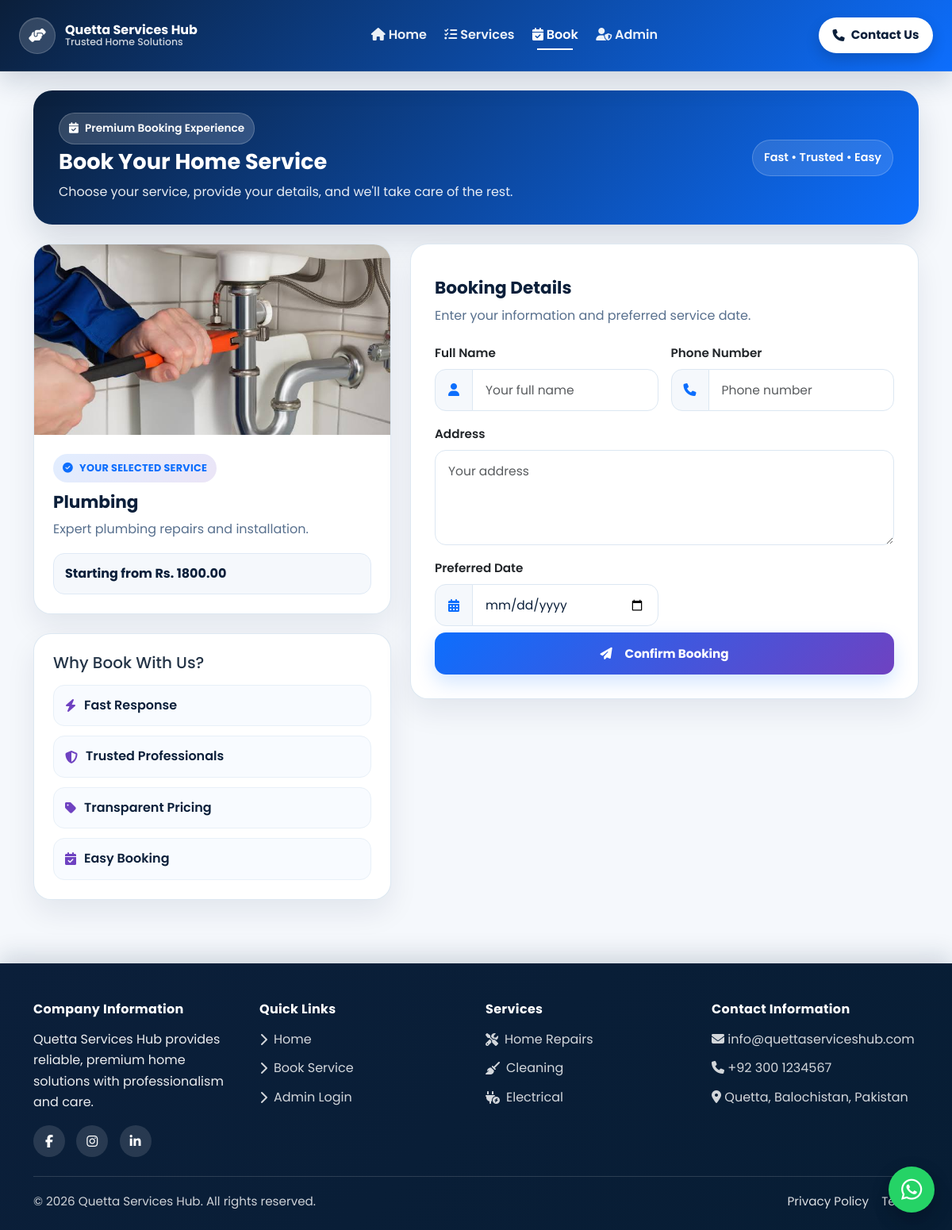
Screenshot of /book.php?service_id=2 with the database file from the repository.
### tables this page shows
CREATE TABLE `services` (
  `id` int(11) NOT NULL,
  `name` varchar(255) NOT NULL,
  `description` text NOT NULL,
  `price` decimal(10,2) NOT NULL,
  `image` varchar(255) NOT NULL
);

### book.php (the view, shortened to what this page needs)
<?php
$activePage = 'book';
include 'config.php';
function resolveServiceField(array $row, array $candidates) {
    foreach ($candidates as $candidate) {
        if (array_key_exists($candidate, $row) && $row[$candidate] !== null && $row[$candidate] !== '') {
            return $row[$candidate];
        }
    }
    return '';
}
function resolveImagePath($value) {
    $value = basename($value);
    return 'images/' . $value;
}
$service_id = isset($_GET['service_id']) ? (int)$_GET['service_id'] : 0;
$selectedService = null;
$selectedServiceName = '';
$selectedServicePrice = '';
$selectedServiceDescription = '';
$selectedServiceImage = 'https://via.placeholder.com/900x600?text=Quetta+Service';
$serviceKeyColumn = 'id';
$canBook = false;
if ($conn) {
    $tableCheck = $conn->query("SHOW TABLES LIKE 'services'");
    if ($tableCheck && $tableCheck->num_rows > 0) {
        $schemaResult = $conn->query('SHOW COLUMNS FROM services');
        $serviceColumns = [];
        if ($schemaResult) {
            while ($column = $schemaResult->fetch_assoc()) {
                $serviceColumns[] = strtolower((string)($column['Field'] ?? ''));
            }
        }
        foreach (['id', 'service_id'] as $candidate) {
            if (in_array($candidate, $serviceColumns, true)) {
                $serviceKeyColumn = $candidate;
                break;
            }
        }
    }
}
if ($service_id > 0 && $conn) {
    $stmt = $conn->prepare('SELECT * FROM services WHERE ' . $serviceKeyColumn . ' = ? LIMIT 1');
    $stmt->bind_param('i', $service_id);
    $stmt->execute();
    $result = $stmt->get_result();
    if ($result && $result->num_rows > 0) {
        $selectedService = $result->fetch_assoc();
        $selectedServiceName = (string)resolveServiceField($selectedService, ['name', 'service_name', 'title', 'service_title', 'service_type']);
        $selectedServicePrice = (string)resolveServiceField($selectedService, ['price', 'service_price', 'cost', 'amount']);
        $selectedServiceDescription = (string)resolveServiceField($selectedService, ['description', 'details', 'service_description', 'short_description', 'summary']);
        $selectedServiceImage = (string)resolveImagePath(resolveServiceField($selectedService, ['image', 'service_image', 'img', 'photo', 'thumbnail', 'service_photo']));
        $canBook = $service_id > 0 && $selectedServiceName !== '';
    } else {
        $message = 'Please select a valid service before booking.';
        $messageType = 'error';
    }
}
?>
<!DOCTYPE html>
<html lang="en">
<head>
    <link href="https://cdn.jsdelivr.net/npm/bootstrap@5.3.3/dist/css/bootstrap.min.css" rel="stylesheet">
    <link rel="stylesheet" href="https://cdnjs.cloudflare.com/ajax/libs/font-awesome/6.5.2/css/all.min.css">
    <link rel="stylesheet" href="assets/styles.css">
</head>
<body>
    <header>
    <nav class="navbar navbar-expand-lg navbar-dark navbar-custom" aria-label="Primary navigation">
        <div class="container-fluid px-3 px-lg-4">
            <a class="navbar-brand" href="index.php">
                <span class="brand-mark"><i class="fa-solid fa-hands-helping"></i></span>
                <span class="brand-text">
                    <span class="brand-name">Quetta Services Hub</span>
                    <span class="brand-tag">Trusted Home Solutions</span>
                </span>
            </a>
            <div class="collapse navbar-collapse" id="mainNavbar">
                <ul class="navbar-nav mx-auto mb-2 mb-lg-0">
                    <li class="nav-item"><a class="nav-link" href="index.php"><i class="fa-solid fa-house"></i> Home</a></li>
                    <li class="nav-item"><a class="nav-link" href="index.php"><i class="fa-solid fa-list-check"></i> Services</a></li>
                    <li class="nav-item"><a class="nav-link <?= $activePage === 'book' ? 'active' : '' ?>" href="book.php"><i class="fa-solid fa-calendar-check"></i> Book</a></li>
                    <li class="nav-item"><a class="nav-link" href="admin_login.php"><i class="fa-solid fa-user-shield"></i> Admin</a></li>
                </ul>
                <a class="btn btn-contact" href="book.php"><i class="fa-solid fa-phone"></i> Contact Us</a>
            </div>
        </div>
    </nav>
    </header>
    <main class="page-shell booking-page-shell">
        <div class="container">
            <div class="booking-hero">
                <div>
                    <div class="booking-chip"><i class="fa-solid fa-calendar-check"></i> Premium Booking Experience</div>
                    <h1>Book Your Home Service</h1>
                    <p>Choose your service, provide your details, and we'll take care of the rest.</p>
                </div>
                <div class="booking-hero__badge">Fast • Trusted • Easy</div>
            </div>
            <div class="row g-4 align-items-start">
                <div class="col-12 col-lg-5">
                    <div class="selected-service-card booking-side-card">
                        <?php if ($selectedService && $selectedServiceName !== '') : ?>
                            <img src="<?= htmlspecialchars($selectedServiceImage) ?>" alt="<?= htmlspecialchars($selectedServiceName) ?>" loading="lazy">
                            <div class="selected-service-card__body">
                                <div class="section-pill"><i class="fa-solid fa-check-circle"></i> Your Selected Service</div>
                                <h3><?= htmlspecialchars($selectedServiceName) ?></h3>
                                <p><?= htmlspecialchars($selectedServiceDescription !== '' ? $selectedServiceDescription : 'Professional service tailored to your needs.') ?></p>
                                <div class="selected-price">Starting from Rs. <?= htmlspecialchars($selectedServicePrice !== '' ? $selectedServicePrice : '0') ?></div>
                            </div>
                        <?php endif; ?>
                    </div>
                    <?php if ($selectedService && $selectedServiceName !== '') : ?>
                        <div class="booking-side-card mt-4 p-4">
                            <h3 class="h5 mb-3">Why Book With Us?</h3>
                            <div class="feature-list">
                                <div class="feature-item"><i class="fa-solid fa-bolt"></i><span>Fast Response</span></div>
                                <div class="feature-item"><i class="fa-solid fa-shield-halved"></i><span>Trusted Professionals</span></div>
                                <div class="feature-item"><i class="fa-solid fa-tag"></i><span>Transparent Pricing</span></div>
                                <div class="feature-item"><i class="fa-solid fa-calendar-check"></i><span>Easy Booking</span></div>
                            </div>
                        </div>
                    <?php endif; ?>
                </div>
                <div class="col-12 col-lg-7">
                    <?php if ($canBook) : ?>
                        <div class="booking-form-card">
                            <div class="booking-form-card__meta">
                                <h3>Booking Details</h3>
                                <p>Enter your information and preferred service date.</p>
                            </div>
                            <form method="post" class="needs-validation" novalidate>
                                <div class="row g-3">
                                    <div class="col-12 col-md-6">
                                        <label for="name" class="form-label fw-semibold text-dark">Full Name</label>
                                        <div class="input-group">
                                            <span class="input-group-text"><i class="fa-solid fa-user"></i></span>
                                            <input id="name" name="name" type="text" class="form-control" placeholder="Your full name" required>
                                        </div>
                                    </div>
                                    <div class="col-12 col-md-6">
                                        <label for="phone" class="form-label fw-semibold text-dark">Phone Number</label>
                                        <div class="input-group">
                                            <span class="input-group-text"><i class="fa-solid fa-phone"></i></span>
                                            <input id="phone" name="phone" type="tel" class="form-control" placeholder="Phone number" required>
                                        </div>
                                    </div>
                                    <div class="col-12">
                                        <label for="address" class="form-label fw-semibold text-dark">Address</label>
                                        <textarea id="address" name="address" class="form-control" placeholder="Your address" required></textarea>
                                    </div>
                                    <div class="col-12 col-md-6">
                                        <label for="date" class="form-label fw-semibold text-dark">Preferred Date</label>
                                        <div class="input-group">
                                            <span class="input-group-text"><i class="fa-solid fa-calendar-days"></i></span>
                                            <input id="date" name="date" type="date" class="form-control" required>
                                        </div>
                                    </div>
                                </div>
                                <button class="booking-submit" type="submit"><i class="fa-solid fa-paper-plane me-2"></i> Confirm Booking</button>
                            </form>
                        </div>
                    <?php endif; ?>
                </div>
            </div>
        </div>
    </main>
    <footer class="footer-premium" role="contentinfo">
        <div class="container">
            <div class="row g-4">
                <div class="col-12 col-md-6 col-lg-3">
                    <h5 class="footer-title">Company Information</h5>
                    <p class="mb-2">Quetta Services Hub provides reliable, premium home solutions with professionalism and care.</p>
                    <div class="social-links mt-3">
                        <a href="#" aria-label="Facebook"><i class="fa-brands fa-facebook-f"></i></a>
                        <a href="#" aria-label="Instagram"><i class="fa-brands fa-instagram"></i></a>
                        <a href="#" aria-label="LinkedIn"><i class="fa-brands fa-linkedin-in"></i></a>
                    </div>
                </div>
                <div class="col-12 col-md-6 col-lg-3">
                    <h5 class="footer-title">Quick Links</h5>
                    <div class="d-flex flex-column">
                        <a class="footer-link" href="index.php"><i class="fa-solid fa-chevron-right"></i> Home</a>
                        <a class="footer-link" href="book.php"><i class="fa-solid fa-chevron-right"></i> Book Service</a>
                        <a class="footer-link" href="admin_login.php"><i class="fa-solid fa-chevron-right"></i> Admin Login</a>
                    </div>
                </div>
                <div class="col-12 col-md-6 col-lg-3">
                    <h5 class="footer-title">Services</h5>
                    <div class="d-flex flex-column">
                        <a class="footer-link" href="index.php"><i class="fa-solid fa-screwdriver-wrench"></i> Home Repairs</a>
                        <a class="footer-link" href="index.php"><i class="fa-solid fa-broom"></i> Cleaning</a>
                        <a class="footer-link" href="index.php"><i class="fa-solid fa-plug-circle-bolt"></i> Electrical</a>
                    </div>
                </div>
                <div class="col-12 col-md-6 col-lg-3">
                    <h5 class="footer-title">Contact Information</h5>
                    <div class="footer-contact">
                        <p><i class="fa-solid fa-envelope"></i> info@quettaserviceshub.com</p>
                        <p><i class="fa-solid fa-phone"></i> +92 300 1234567</p>
                        <p><i class="fa-solid fa-location-dot"></i> Quetta, Balochistan, Pakistan</p>
                    </div>
                </div>
            </div>
            <div class="footer-bottom d-flex flex-column flex-md-row justify-content-between align-items-center gap-2">
                <span>© 2026 Quetta Services Hub. All rights reserved.</span>
                <div class="d-flex flex-wrap gap-3">
                    <a href="#">Privacy Policy</a>
                    <a href="#">Terms</a>
                </div>
            </div>
        </div>
    </footer>
    <a href="#" class="back-to-top" aria-label="Back to top"><i class="fa-solid fa-arrow-up" aria-hidden="true"></i></a>
<a href="https://wa.me/923001234567"
   class="whatsapp-button"
   target="_blank"
   rel="noopener noreferrer"
   aria-label="Chat with us on WhatsApp">
    <i class="fa-brands fa-whatsapp"></i>
</a>
</body>
</html>

### book.php (style rules this page uses)
body { background: #f5f8fc; }
.booking-page-shell { padding: 24px 0 40px; }
.booking-hero { background: linear-gradient(135deg, #0B1F3A 0%, #0D6EFD 100%); border-radius: 24px; padding: 28px 32px; color: #ffffff; display: flex; justify-content: space-between; align-items: center; gap: 16px; margin-bottom: 24px; box-shadow: 0 18px 40px rgba(11, 31, 58, 0.14); }
.booking-hero h1 { margin: 6px 0 8px; font-size: clamp(1.7rem, 2.2vw, 2.3rem); font-weight: 700; }
.booking-hero p { margin: 0; color: rgba(255,255,255,0.9); max-width: 700px; }
.booking-chip { display: inline-flex; align-items: center; gap: 8px; background: rgba(255,255,255,0.16); color: #ffffff; border: 1px solid rgba(255,255,255,0.2); border-radius: 999px; padding: 8px 12px; font-size: 0.85rem; font-weight: 600; }
.booking-hero__badge { background: rgba(255,255,255,0.12); border: 1px solid rgba(255,255,255,0.2); border-radius: 999px; padding: 10px 14px; font-size: 0.9rem; font-weight: 600; white-space: nowrap; }
.booking-side-card, .booking-form-card { background: #ffffff; border-radius: 22px; box-shadow: 0 16px 36px rgba(11, 31, 58, 0.08); border: 1px solid rgba(220, 231, 242, 0.95); }
.selected-service-card { overflow: hidden; }
.selected-service-card img { width: 100%; height: 240px; object-fit: cover; display: block; }
.selected-service-card__body { padding: 24px; }
.section-pill { display: inline-flex; align-items: center; gap: 8px; background: linear-gradient(135deg, rgba(13,110,253,0.12), rgba(111,66,193,0.14)); color: #0D6EFD; border-radius: 999px; padding: 7px 12px; font-size: 0.8rem; font-weight: 700; letter-spacing: 0.02em; text-transform: uppercase; }
.selected-service-card h3, .booking-form-card h3 { margin: 12px 0 8px; color: #0B1F3A; font-size: 1.35rem; font-weight: 700; }
.selected-service-card p, .booking-form-card p { color: #58708e; margin-bottom: 0; line-height: 1.7; }
.selected-price { margin-top: 16px; padding: 12px 14px; border-radius: 14px; background: #f5f8fc; color: #0B1F3A; font-weight: 700; border: 1px solid #dfe9f5; }
.feature-list { display: grid; gap: 12px; margin-top: 16px; }
.feature-item { display: flex; align-items: center; gap: 10px; padding: 12px 14px; border-radius: 14px; background: #f8fbff; color: #0B1F3A; font-weight: 600; border: 1px solid #e8f0f8; }
.feature-item i { color: #6F42C1; }
.booking-form-card { padding: 30px; }
.booking-form-card__meta { margin-bottom: 20px; }
.booking-form-card__meta p { margin-top: 4px; }
.booking-form-card .form-control { min-height: 50px; border-radius: 14px; border: 1px solid #dce7f2; padding: 14px 16px; font-size: 0.97rem; color: #0B1F3A; transition: border-color 0.2s ease, box-shadow 0.2s ease; }
.booking-form-card .input-group-text { background: #f5f8fc; border: 1px solid #dce7f2; color: #0D6EFD; border-radius: 14px 0 0 14px; min-width: 48px; justify-content: center; }
.booking-form-card .form-control, .booking-form-card textarea.form-control { border-radius: 0 14px 14px 0; }
.booking-form-card textarea.form-control { min-height: 120px; border-radius: 14px; }
.booking-submit { width: 100%; margin-top: 8px; border: none; border-radius: 14px; padding: 14px 18px; background: linear-gradient(135deg, #0D6EFD 0%, #6F42C1 100%); color: #ffffff; font-weight: 700; transition: transform 0.2s ease, box-shadow 0.2s ease; box-shadow: 0 10px 24px rgba(13, 110, 253, 0.18); }

### rows the page displays
services: image (picture), name "Plumbing", description "Expert plumbing repairs and installation.", price "1800.00"
